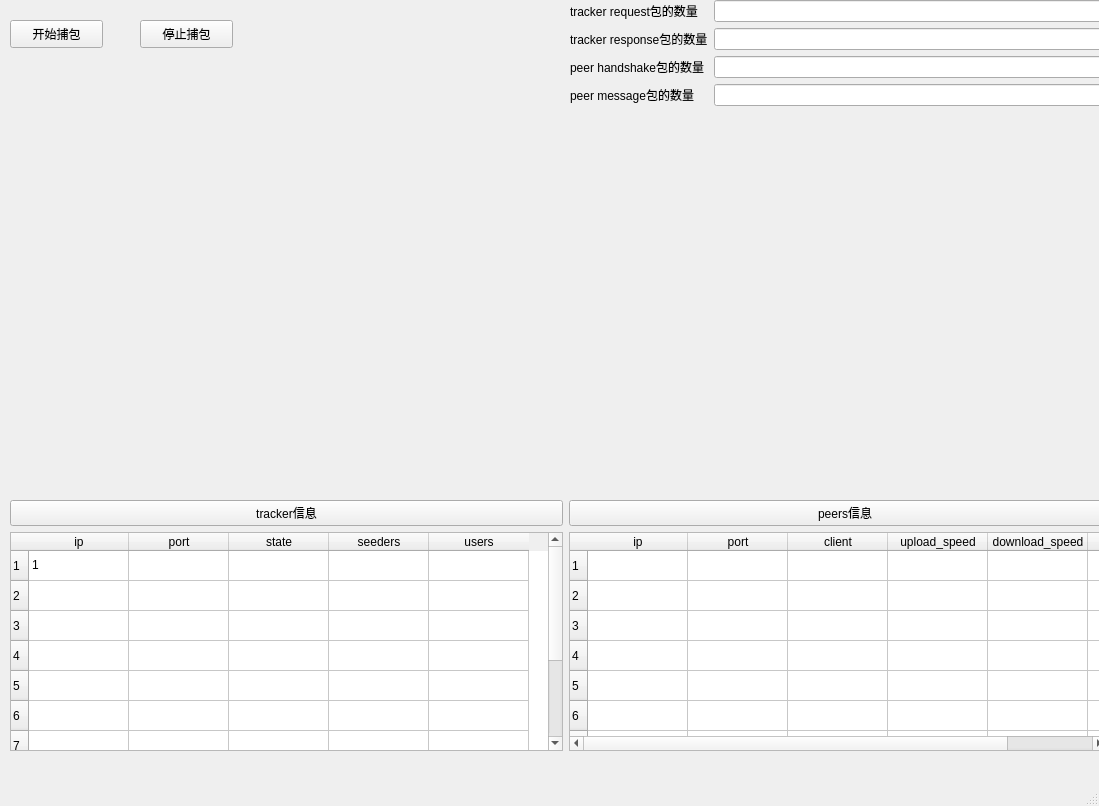
<?xml version="1.0" encoding="UTF-8"?>
<ui version="4.0">
 <class>MainWindow</class>
 <widget class="QMainWindow" name="MainWindow">
  <property name="geometry">
   <rect>
    <x>0</x>
    <y>0</y>
    <width>1099</width>
    <height>806</height>
   </rect>
  </property>
  <property name="windowTitle">
   <string>MainWindow</string>
  </property>
  <widget class="QWidget" name="centralwidget">
   <widget class="QPushButton" name="start_cap_b">
    <property name="geometry">
     <rect>
      <x>10</x>
      <y>20</y>
      <width>93</width>
      <height>28</height>
     </rect>
    </property>
    <property name="text">
     <string>开始捕包</string>
    </property>
   </widget>
   <widget class="QWidget" name="gridLayoutWidget">
    <property name="geometry">
     <rect>
      <x>10</x>
      <y>500</y>
      <width>1111</width>
      <height>251</height>
     </rect>
    </property>
    <layout class="QGridLayout" name="gridLayout">
     <item row="0" column="1">
      <widget class="QPushButton" name="show_peers_info_b">
       <property name="text">
        <string>peers信息</string>
       </property>
      </widget>
     </item>
     <item row="1" column="1">
      <widget class="QTableWidget" name="tableWidget_2">
       <property name="autoFillBackground">
        <bool>true</bool>
       </property>
       <property name="rowCount">
        <number>10</number>
       </property>
       <property name="columnCount">
        <number>6</number>
       </property>
       <row/>
       <row/>
       <row/>
       <row/>
       <row/>
       <row/>
       <row/>
       <row/>
       <row/>
       <row/>
       <column>
        <property name="text">
         <string>ip</string>
        </property>
       </column>
       <column>
        <property name="text">
         <string>port</string>
        </property>
       </column>
       <column>
        <property name="text">
         <string>client</string>
        </property>
       </column>
       <column>
        <property name="text">
         <string>upload_speed</string>
        </property>
       </column>
       <column>
        <property name="text">
         <string>download_speed</string>
        </property>
       </column>
       <column>
        <property name="text">
         <string>downloaded</string>
        </property>
       </column>
      </widget>
     </item>
     <item row="0" column="0">
      <widget class="QPushButton" name="show_tracker_info_b">
       <property name="text">
        <string>tracker信息</string>
       </property>
      </widget>
     </item>
     <item row="1" column="0">
      <widget class="QTableWidget" name="tableWidget">
       <property name="rowCount">
        <number>10</number>
       </property>
       <property name="columnCount">
        <number>5</number>
       </property>
       <row/>
       <row/>
       <row/>
       <row/>
       <row/>
       <row/>
       <row/>
       <row/>
       <row/>
       <row/>
       <column>
        <property name="text">
         <string>ip</string>
        </property>
       </column>
       <column>
        <property name="text">
         <string>port</string>
        </property>
       </column>
       <column>
        <property name="text">
         <string>state</string>
        </property>
       </column>
       <column>
        <property name="text">
         <string>seeders</string>
        </property>
       </column>
       <column>
        <property name="text">
         <string>users</string>
        </property>
       </column>
       <item row="0" column="0">
        <property name="text">
         <string>1</string>
        </property>
       </item>
      </widget>
     </item>
    </layout>
   </widget>
   <widget class="QWidget" name="verticalLayoutWidget">
    <property name="geometry">
     <rect>
      <x>570</x>
      <y>0</y>
      <width>541</width>
      <height>501</height>
     </rect>
    </property>
    <layout class="QVBoxLayout" name="verticalLayout">
     <item>
      <layout class="QFormLayout" name="formLayout">
       <item row="0" column="0">
        <widget class="QLabel" name="label">
         <property name="text">
          <string>tracker request包的数量</string>
         </property>
        </widget>
       </item>
       <item row="0" column="1">
        <widget class="QLineEdit" name="tracker_req_line"/>
       </item>
       <item row="1" column="0">
        <widget class="QLabel" name="label_2">
         <property name="text">
          <string>tracker response包的数量</string>
         </property>
        </widget>
       </item>
       <item row="1" column="1">
        <widget class="QLineEdit" name="tracker_res_line"/>
       </item>
       <item row="2" column="0">
        <widget class="QLabel" name="label_3">
         <property name="text">
          <string>peer handshake包的数量</string>
         </property>
        </widget>
       </item>
       <item row="2" column="1">
        <widget class="QLineEdit" name="peer_hs_line"/>
       </item>
       <item row="3" column="0">
        <widget class="QLabel" name="label_4">
         <property name="text">
          <string>peer message包的数量</string>
         </property>
        </widget>
       </item>
       <item row="3" column="1">
        <widget class="QLineEdit" name="peer_msg_line"/>
       </item>
      </layout>
     </item>
    </layout>
   </widget>
   <widget class="QPushButton" name="stop_cap_b">
    <property name="geometry">
     <rect>
      <x>140</x>
      <y>20</y>
      <width>93</width>
      <height>28</height>
     </rect>
    </property>
    <property name="text">
     <string>停止捕包</string>
    </property>
   </widget>
  </widget>
  <widget class="QMenuBar" name="menubar">
   <property name="geometry">
    <rect>
     <x>0</x>
     <y>0</y>
     <width>1099</width>
     <height>25</height>
    </rect>
   </property>
  </widget>
  <widget class="QStatusBar" name="statusbar"/>
 </widget>
 <resources/>
 <connections/>
</ui>
